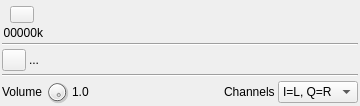
<?xml version="1.0" encoding="UTF-8"?>
<ui version="4.0">
 <class>AudioOutputGui</class>
 <widget class="QWidget" name="AudioOutputGui">
  <property name="geometry">
   <rect>
    <x>0</x>
    <y>0</y>
    <width>360</width>
    <height>106</height>
   </rect>
  </property>
  <property name="sizePolicy">
   <sizepolicy hsizetype="Minimum" vsizetype="Fixed">
    <horstretch>0</horstretch>
    <verstretch>0</verstretch>
   </sizepolicy>
  </property>
  <property name="minimumSize">
   <size>
    <width>360</width>
    <height>106</height>
   </size>
  </property>
  <property name="maximumSize">
   <size>
    <width>360</width>
    <height>106</height>
   </size>
  </property>
  <property name="font">
   <font>
    <family>Liberation Sans</family>
    <pointsize>9</pointsize>
   </font>
  </property>
  <property name="windowTitle">
   <string>Audio Output</string>
  </property>
  <layout class="QVBoxLayout" name="verticalLayout">
   <property name="spacing">
    <number>3</number>
   </property>
   <property name="leftMargin">
    <number>2</number>
   </property>
   <property name="topMargin">
    <number>2</number>
   </property>
   <property name="rightMargin">
    <number>2</number>
   </property>
   <property name="bottomMargin">
    <number>2</number>
   </property>
   <item>
    <layout class="QHBoxLayout" name="layoutFrequency">
     <property name="topMargin">
      <number>4</number>
     </property>
     <item>
      <layout class="QVBoxLayout" name="deviceUILayout">
       <item>
        <layout class="QHBoxLayout" name="deviceButtonsLayout">
         <item>
          <widget class="ButtonSwitch" name="startStop">
           <property name="toolTip">
            <string>start/stop acquisition</string>
           </property>
           <property name="text">
            <string/>
           </property>
           <property name="icon">
            <iconset resource="../../../sdrgui/resources/res.qrc">
             <normaloff>:/play.png</normaloff>
             <normalon>:/stop.png</normalon>:/play.png</iconset>
           </property>
          </widget>
         </item>
        </layout>
       </item>
       <item>
        <layout class="QHBoxLayout" name="deviceRateLayout">
         <item>
          <widget class="QLabel" name="deviceRateText">
           <property name="toolTip">
            <string>Baseband I/Q sample rate kS/s</string>
           </property>
           <property name="text">
            <string>00000k</string>
           </property>
           <property name="alignment">
            <set>Qt::AlignRight|Qt::AlignTrailing|Qt::AlignVCenter</set>
           </property>
          </widget>
         </item>
        </layout>
       </item>
      </layout>
     </item>
     <item>
      <spacer name="horizontalSpacer">
       <property name="orientation">
        <enum>Qt::Horizontal</enum>
       </property>
       <property name="sizeHint" stdset="0">
        <size>
         <width>0</width>
         <height>0</height>
        </size>
       </property>
      </spacer>
     </item>
    </layout>
   </item>
   <item>
    <widget class="Line" name="line_4">
     <property name="orientation">
      <enum>Qt::Horizontal</enum>
     </property>
    </widget>
   </item>
   <item>
    <layout class="QHBoxLayout" name="horizontalLayout_4">
     <item>
      <widget class="QPushButton" name="deviceSelect">
       <property name="maximumSize">
        <size>
         <width>24</width>
         <height>24</height>
        </size>
       </property>
       <property name="toolTip">
        <string>Open dialog to select output device</string>
       </property>
       <property name="text">
        <string/>
       </property>
       <property name="icon">
        <iconset resource="../../../sdrgui/resources/res.qrc">
         <normaloff>:/sound_on.png</normaloff>:/sound_on.png</iconset>
       </property>
      </widget>
     </item>
     <item>
      <widget class="QLabel" name="deviceLabel">
       <property name="sizePolicy">
        <sizepolicy hsizetype="Minimum" vsizetype="Preferred">
         <horstretch>0</horstretch>
         <verstretch>0</verstretch>
        </sizepolicy>
       </property>
       <property name="toolTip">
        <string>Output device selected</string>
       </property>
       <property name="text">
        <string>...</string>
       </property>
      </widget>
     </item>
    </layout>
   </item>
   <item>
    <widget class="Line" name="line">
     <property name="orientation">
      <enum>Qt::Horizontal</enum>
     </property>
    </widget>
   </item>
   <item>
    <layout class="QHBoxLayout" name="horizontalLayout">
     <item>
      <widget class="QLabel" name="volumeLabel">
       <property name="text">
        <string>Volume</string>
       </property>
      </widget>
     </item>
     <item>
      <widget class="QDial" name="volume">
       <property name="minimumSize">
        <size>
         <width>24</width>
         <height>0</height>
        </size>
       </property>
       <property name="maximumSize">
        <size>
         <width>24</width>
         <height>24</height>
        </size>
       </property>
       <property name="toolTip">
        <string>Audio volume. Not supported by all devices</string>
       </property>
       <property name="maximum">
        <number>10</number>
       </property>
       <property name="value">
        <number>10</number>
       </property>
      </widget>
     </item>
     <item>
      <widget class="QLabel" name="volumeText">
       <property name="text">
        <string>1.0</string>
       </property>
      </widget>
     </item>
     <item>
      <spacer name="horizontalSpacer_3">
       <property name="orientation">
        <enum>Qt::Horizontal</enum>
       </property>
       <property name="sizeHint" stdset="0">
        <size>
         <width>40</width>
         <height>20</height>
        </size>
       </property>
      </spacer>
     </item>
     <item>
      <widget class="QLabel" name="channelsLabel">
       <property name="text">
        <string>Channels</string>
       </property>
      </widget>
     </item>
     <item>
      <widget class="QComboBox" name="channels">
       <property name="minimumSize">
        <size>
         <width>80</width>
         <height>0</height>
        </size>
       </property>
       <property name="toolTip">
        <string>How audio channels map to IQ data</string>
       </property>
       <property name="currentIndex">
        <number>0</number>
       </property>
       <item>
        <property name="text">
         <string>I=L, Q=R</string>
        </property>
       </item>
       <item>
        <property name="text">
         <string>I=R, Q=L</string>
        </property>
       </item>
      </widget>
     </item>
    </layout>
   </item>
  </layout>
 </widget>
 <customwidgets>
  <customwidget>
   <class>ButtonSwitch</class>
   <extends>QToolButton</extends>
   <header>gui/buttonswitch.h</header>
  </customwidget>
 </customwidgets>
 <resources>
  <include location="../../../sdrgui/resources/res.qrc"/>
 </resources>
 <connections/>
</ui>
